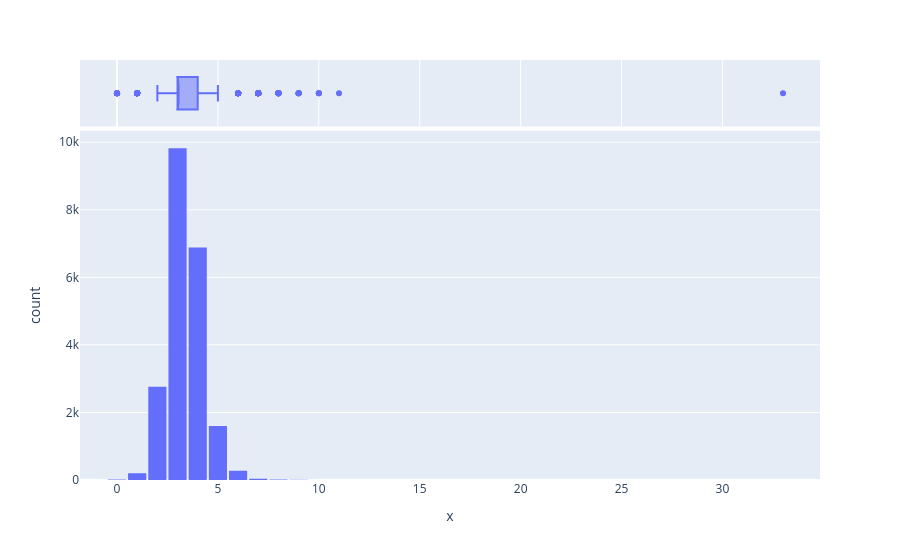
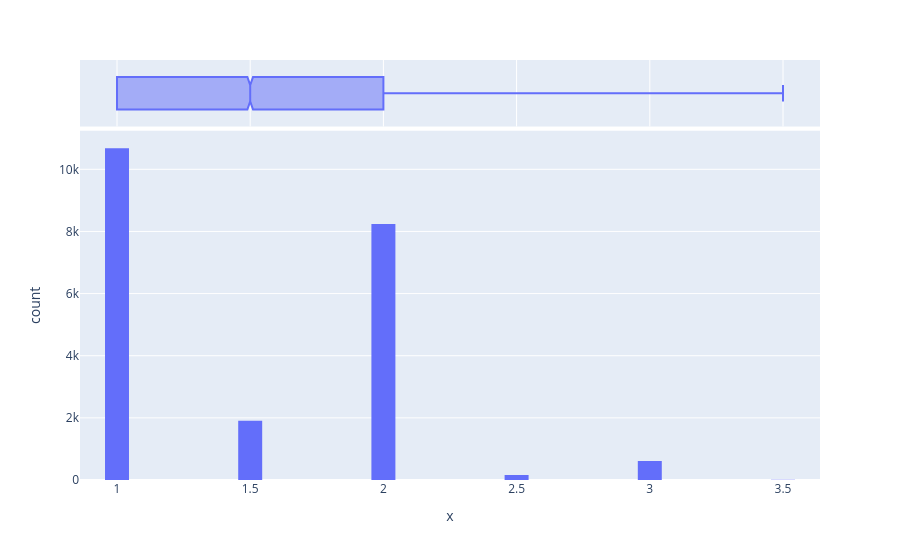
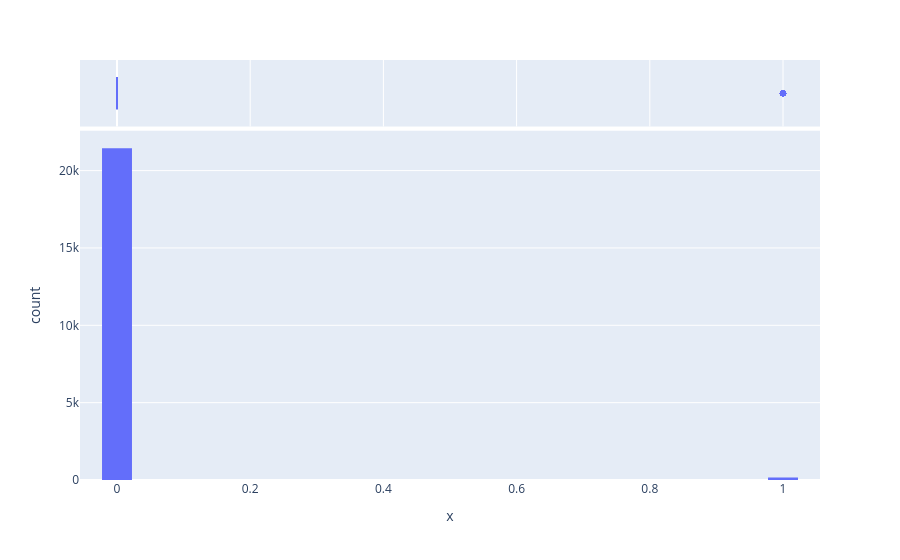
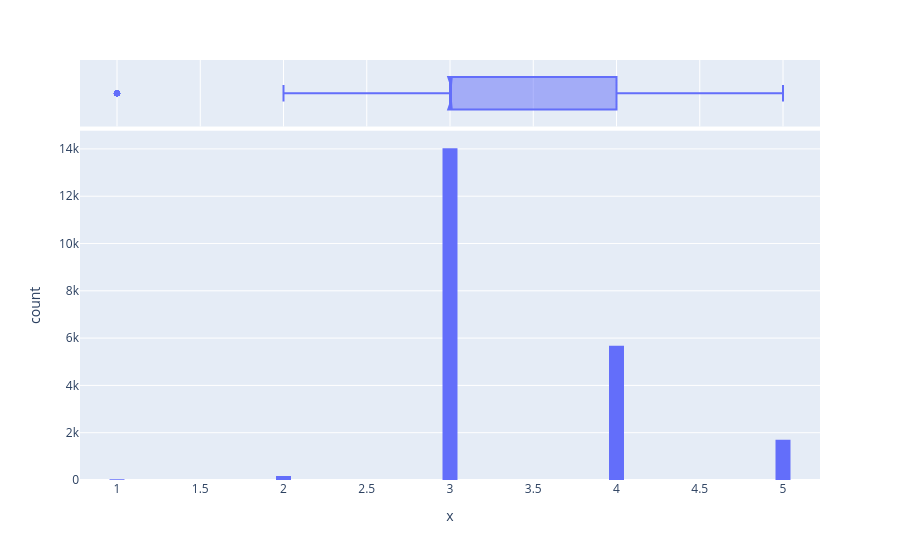

Notebook code cell kept with these figures, in order:
### Code cell
categorical_features = ['bedrooms', 'floors', 'waterfront', 'condition', 'grade', 'zipcode']

for feature in categorical_features:
    plt.figure(figsize=(10, 5))
    #px.(x=data_frame[feature], y=data_frame['price'])
    fig = px.histogram( 
                   x=data_frame[feature], 
                   marginal='box', 
                   #title = data_frame[f'Price distribution by {features}'],
                   nbins=47, 
                   )
    fig.update_layout(bargap=0.1)
    fig.show()

### Figure 1 — Plotly figure (JSON) as saved in the notebook; plotly's stock layout.template omitted (floating-point values rounded to 4 significant figures; data arrays with more than 128 entries replaced by an {"elided": "..."} marker saying what was removed)
{"data": [{"alignmentgroup": "True", "bingroup": "x", "hovertemplate": "x=%{x}<br>count=%{y}<extra></extra>", "legendgroup": "", "marker": {"color": "#636efa", "pattern": {"shape": ""}}, "name": "", "nbinsx": 47, "offsetgroup": "", "orientation": "v", "showlegend": false, "type": "histogram", "x": {"elided": "21613 int values"}, "xaxis": "x", "yaxis": "y"}, {"alignmentgroup": "True", "hovertemplate": "x=%{x}<extra></extra>", "legendgroup": "", "marker": {"color": "#636efa"}, "name": "", "notched": true, "offsetgroup": "", "showlegend": false, "type": "box", "x": {"elided": "21613 int values"}, "xaxis": "x2", "yaxis": "y2"}], "layout": {"autosize": true, "bargap": 0.1, "barmode": "relative", "legend": {"tracegroupgap": 0}, "margin": {"t": 60}, "xaxis": {"anchor": "y", "autorange": true, "domain": [0, 1], "range": [-1.833, 34.83], "title": {"text": "x"}, "type": "linear"}, "xaxis2": {"anchor": "y2", "autorange": true, "domain": [0, 1], "matches": "x", "range": [-1.833, 34.83], "showgrid": true, "showticklabels": false, "type": "linear"}, "yaxis": {"anchor": "x", "autorange": true, "domain": [0, 0.8316], "range": [0, 10340.0], "title": {"text": "count"}}, "yaxis2": {"anchor": "x2", "autorange": true, "domain": [0.8416, 1], "matches": "y2", "range": [-0.5, 0.5], "showgrid": false, "showline": false, "showticklabels": false, "ticks": "", "type": "category"}}}

### Figure 2 — Plotly figure (JSON) as saved in the notebook; plotly's stock layout.template omitted (floating-point values rounded to 4 significant figures; data arrays with more than 128 entries replaced by an {"elided": "..."} marker saying what was removed)
{"data": [{"alignmentgroup": "True", "bingroup": "x", "hovertemplate": "x=%{x}<br>count=%{y}<extra></extra>", "legendgroup": "", "marker": {"color": "#636efa", "pattern": {"shape": ""}}, "name": "", "nbinsx": 47, "offsetgroup": "", "orientation": "v", "showlegend": false, "type": "histogram", "x": {"elided": "21613 float values"}, "xaxis": "x", "yaxis": "y"}, {"alignmentgroup": "True", "hovertemplate": "x=%{x}<extra></extra>", "legendgroup": "", "marker": {"color": "#636efa"}, "name": "", "notched": true, "offsetgroup": "", "showlegend": false, "type": "box", "x": {"elided": "21613 float values"}, "xaxis": "x2", "yaxis": "y2"}], "layout": {"autosize": true, "bargap": 0.1, "barmode": "relative", "legend": {"tracegroupgap": 0}, "margin": {"t": 60}, "xaxis": {"anchor": "y", "autorange": true, "domain": [0, 1], "range": [0.8611, 3.639], "title": {"text": "x"}, "type": "linear"}, "xaxis2": {"anchor": "y2", "autorange": true, "domain": [0, 1], "matches": "x", "range": [0.8611, 3.639], "showgrid": true, "showticklabels": false, "type": "linear"}, "yaxis": {"anchor": "x", "autorange": true, "domain": [0, 0.8316], "range": [0, 11240.0], "title": {"text": "count"}}, "yaxis2": {"anchor": "x2", "autorange": true, "domain": [0.8416, 1], "matches": "y2", "range": [-0.5, 0.5], "showgrid": false, "showline": false, "showticklabels": false, "ticks": "", "type": "category"}}}

### Figure 3 — Plotly figure (JSON) as saved in the notebook; plotly's stock layout.template omitted (floating-point values rounded to 4 significant figures; data arrays with more than 128 entries replaced by an {"elided": "..."} marker saying what was removed)
{"data": [{"alignmentgroup": "True", "bingroup": "x", "hovertemplate": "x=%{x}<br>count=%{y}<extra></extra>", "legendgroup": "", "marker": {"color": "#636efa", "pattern": {"shape": ""}}, "name": "", "nbinsx": 47, "offsetgroup": "", "orientation": "v", "showlegend": false, "type": "histogram", "x": {"elided": "21613 int values"}, "xaxis": "x", "yaxis": "y"}, {"alignmentgroup": "True", "hovertemplate": "x=%{x}<extra></extra>", "legendgroup": "", "marker": {"color": "#636efa"}, "name": "", "notched": true, "offsetgroup": "", "showlegend": false, "type": "box", "x": {"elided": "21613 int values"}, "xaxis": "x2", "yaxis": "y2"}], "layout": {"autosize": true, "bargap": 0.1, "barmode": "relative", "legend": {"tracegroupgap": 0}, "margin": {"t": 60}, "xaxis": {"anchor": "y", "autorange": true, "domain": [0, 1], "range": [-0.05556, 1.056], "title": {"text": "x"}, "type": "linear"}, "xaxis2": {"anchor": "y2", "autorange": true, "domain": [0, 1], "matches": "x", "range": [-0.05556, 1.056], "showgrid": true, "showticklabels": false, "type": "linear"}, "yaxis": {"anchor": "x", "autorange": true, "domain": [0, 0.8316], "range": [0, 22580.0], "title": {"text": "count"}}, "yaxis2": {"anchor": "x2", "autorange": true, "domain": [0.8416, 1], "matches": "y2", "range": [-0.5, 0.5], "showgrid": false, "showline": false, "showticklabels": false, "ticks": "", "type": "category"}}}

### Figure 4 — Plotly figure (JSON) as saved in the notebook; plotly's stock layout.template omitted (floating-point values rounded to 4 significant figures; data arrays with more than 128 entries replaced by an {"elided": "..."} marker saying what was removed)
{"data": [{"alignmentgroup": "True", "bingroup": "x", "hovertemplate": "x=%{x}<br>count=%{y}<extra></extra>", "legendgroup": "", "marker": {"color": "#636efa", "pattern": {"shape": ""}}, "name": "", "nbinsx": 47, "offsetgroup": "", "orientation": "v", "showlegend": false, "type": "histogram", "x": {"elided": "21613 int values"}, "xaxis": "x", "yaxis": "y"}, {"alignmentgroup": "True", "hovertemplate": "x=%{x}<extra></extra>", "legendgroup": "", "marker": {"color": "#636efa"}, "name": "", "notched": true, "offsetgroup": "", "showlegend": false, "type": "box", "x": {"elided": "21613 int values"}, "xaxis": "x2", "yaxis": "y2"}], "layout": {"autosize": true, "bargap": 0.1, "barmode": "relative", "legend": {"tracegroupgap": 0}, "margin": {"t": 60}, "xaxis": {"anchor": "y", "autorange": true, "domain": [0, 1], "range": [0.7778, 5.222], "title": {"text": "x"}, "type": "linear"}, "xaxis2": {"anchor": "y2", "autorange": true, "domain": [0, 1], "matches": "x", "range": [0.7778, 5.222], "showgrid": true, "showticklabels": false, "type": "linear"}, "yaxis": {"anchor": "x", "autorange": true, "domain": [0, 0.8316], "range": [0, 14770.0], "title": {"text": "count"}}, "yaxis2": {"anchor": "x2", "autorange": true, "domain": [0.8416, 1], "matches": "y2", "range": [-0.5, 0.5], "showgrid": false, "showline": false, "showticklabels": false, "ticks": "", "type": "category"}}}
